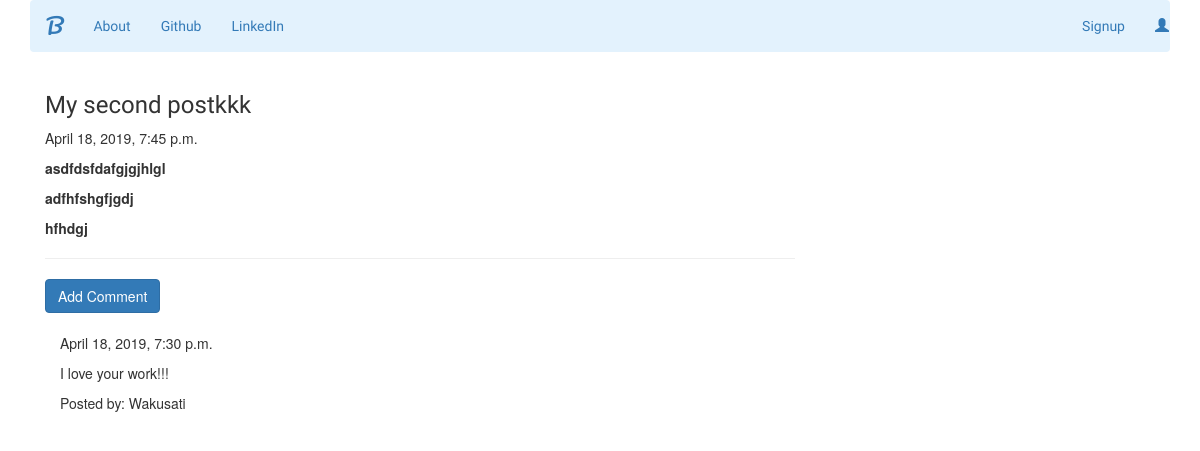
Screenshot of /post/2 with the database file from the repository.
### blogapp/models.py (models this page shows, shortened)
class Post(models.Model):
    author = models.ForeignKey('auth.User')
    title = models.CharField(max_length=200)
    text = models.TextField()
    create_date = models.DateTimeField(default=timezone.now)
    published_date = models.DateTimeField(blank=True, null=True)

class Comment(models.Model):
    post = models.ForeignKey(Post, related_name='comments')
    author = models.CharField(max_length=200)
    text = models.TextField()
    create_date = models.DateTimeField(default=timezone.now)
    approved_comment = models.BooleanField(default=False)

### blogapp/views.py (the view)
# urls.py: url(r'^post/(?P<pk>\d+)$', views.PostDetailView.as_view(), name="post_detail"),
class PostDetailView(DetailView):
    model = Post

### blogapp/templates/blogapp/post_detail.html (shortened to what this page needs)
{% extends "blogapp/base.html" %}
{% block body_block %}
<h3 class="posttitle loader"; style="font-family: 'Special Elite', cursive;">{{ post.title }}</h3>
{% if post.published_date %}
  <div class="date postdate">
    {{post.published_date }}
  </div>
{% else %}
  <a class="btn btn-primary" href="{% url 'post_publish' pk=post.pk %}">Publish</a>
{% endif %}
  <p class="postcontent">{{ post.text|safe|linebreaksbr }}</p>
<hr>
<a class= 'btn btn-primary btn-comment' href="{% url 'add_comment_to_post' pk=post.pk %}">Add Comment</a>
<div class="container">
  {% for comment in post.comments.all %}
  <br>
    {% if user.is_authenticated or comment.approved_comment %}
    {{comment.create_date}}
      <p>{{comment.text|safe|linebreaks}}</p>
      <p>Posted by: {{comment.author}}</p>
    {% endif %}
    {% empty %}
    <p>No comments on this post</p>
  {% endfor %}
</div>
{% endblock %}

### blogapp/static/css/blog.css (style rules this page uses)
.loader { filter:hue-rotate(0deg); color:linear-gradient(45deg,#0f8,#08f); animation:hue 10000ms infinite linear; }

### rows the page displays
Post: title "My second postkkk", published_date "April 18, 2019, 7:45 p.m.", text "asdfdsfdafgjgjhlgl adfhfshgfjgdj hfhdgj"
Comment: create_date "April 18, 2019, 7:30 p.m.", text "I love your work!!!", author "Wakusati"
